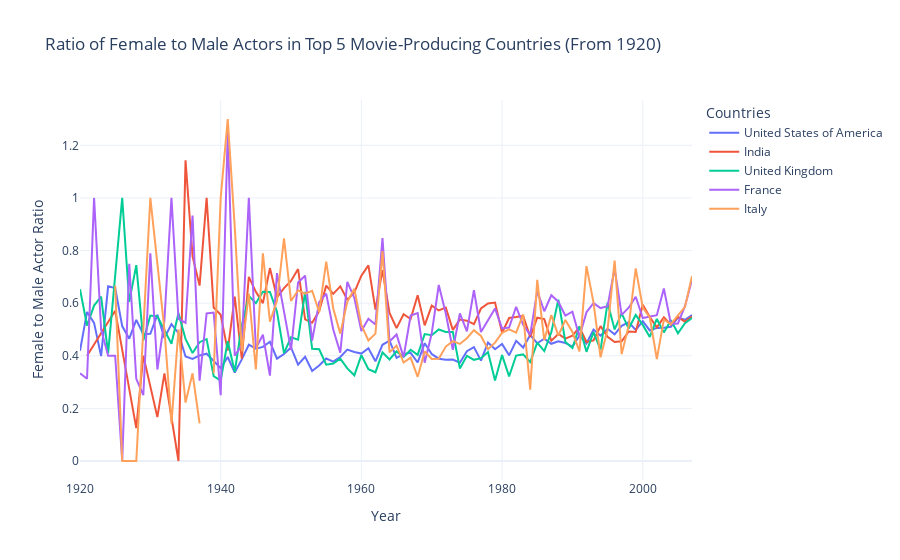

This figure's notebook cell:
### Code cell
# Create an interactive figure
fig = go.Figure()

# Add a trace for each country
for i, country in enumerate(top_countries):
    country_data = top_countries_data_filtered[top_countries_data_filtered['Country dictionnaire'] == country]
    fig.add_trace(go.Scatter(
        x=country_data['Year'],
        y=country_data['Ratio'],
        mode='lines',
        name=f'{top_countries_name[i]}'
    ))

# Update layout
fig.update_layout(
    title='Ratio of Female to Male Actors in Top 5 Movie-Producing Countries (From 1920)',
    xaxis_title='Year',
    yaxis_title='Female to Male Actor Ratio',
    template='plotly_white',
    legend=dict(title="Countries"),
    xaxis=dict(showgrid=True),  # Enable grid for x-axis
    yaxis=dict(showgrid=True)   # Enable grid for y-axis
)

# Save the figure as an HTML file
#fig.write_html("female_to_male_actor_ratio_per_country.html")
fig.show()
